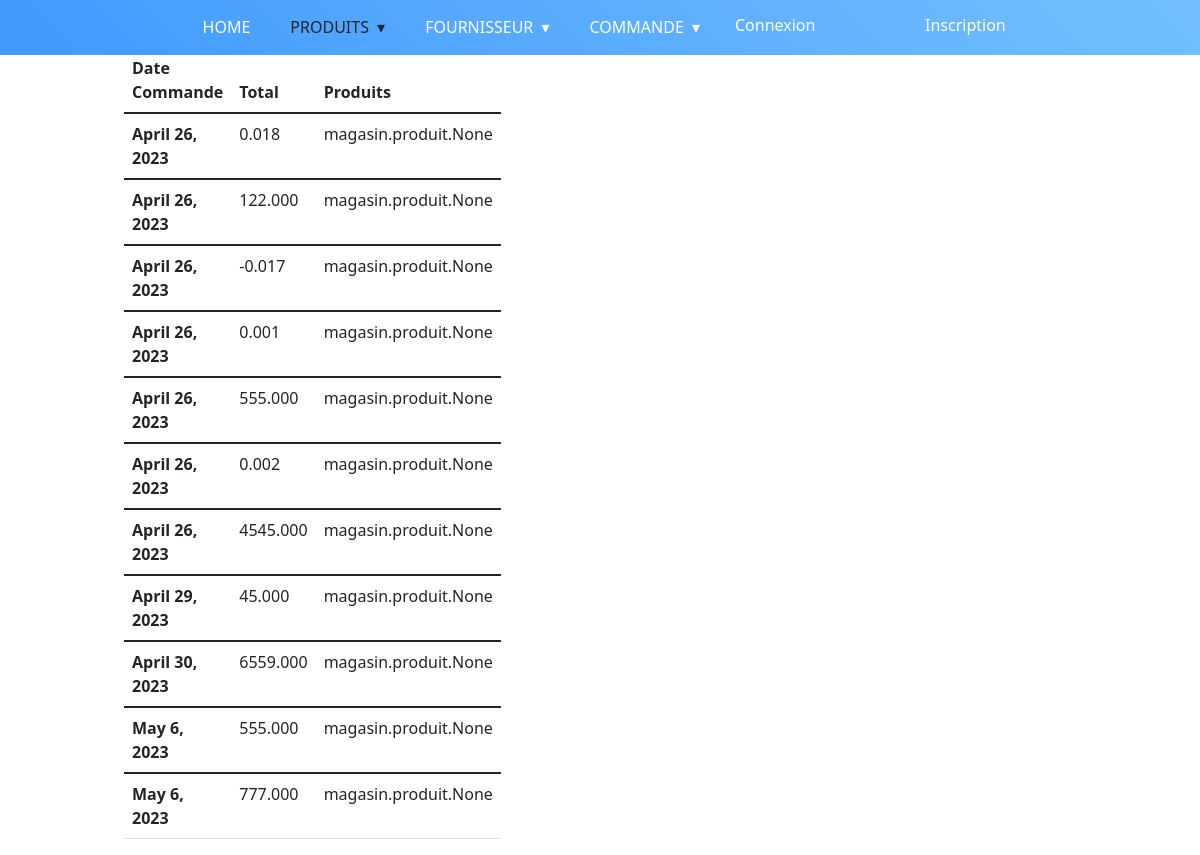
The app's page /magasin/listcom/ with its own data.
### magasin/models.py (models this page shows, shortened)
class Commande(models.Model):
    dateCde=models.DateField(null=True,default=Date.today)
    totalCde=models.DecimalField(max_digits=10,decimal_places=3)
    produits = models.ManyToManyField('produit')

### magasin/views.py (the view)
# urls.py: path('listcom/',views.listcom,name='listcom'),
def listcom(request):
    cmds=Commande.objects.all()
    context={'cmds':cmds}
    return render(request,'magasin/lsc.html',context)

### magasin/templates/magasin/lsc.html (shortened to what this page needs)
{% include  "magasin/base.html" %}
{% block content %}
        <link rel="stylesheet" href="https://cdn.jsdelivr.net/npm/bootstrap@5.1.3/dist/css/bootstrap.min.css">
                <div class="container">
                    <div class="row">
                      <table class="table">
                        <thead>
                          <tr>
                            <th scope="col">Date Commande </th>
                            <th scope="col">Total</th>
                            <th scope="col">Produits</th>
                          </tr>
                        </thead>
                        {% for cmd in cmds %}
                            <tbody>
                              <tr>
                                <th scope="row">
                                  {{cmd.dateCde}}</th>
                                <td>{{cmd.totalCde}}</td>
                                <td>{{cmd.produits}}</td>
                              </tr>
                            </tbody>
                {% endfor %}
              </table>
  </div>
                </div>
{% endblock  %}

### magasin/templates/magasin/base.html (shortened to what this page needs)
{% load static %}
<!DOCTYPE html>
<html>
<head>
{% block styles %}
<link rel='stylesheet' type='text/css' media='screen'
href="https://cdn.jsdelivr.net/npm/bootstrap@5.3.0-alpha1/dist/css/bootstrap.min.css
" rel="stylesheet">
<link rel='stylesheet' type='text/css' media='screen'
href="{% static 'css/base.css'%}">
 {% endblock %}
</head>
<body>
    {% block content %}
    <section class="navigation">
      <div class="nav-container">
        <nav>
          <ul class="nav-list">
            <li>
              <a href="{% url 'home_page' %}">HOME</a>
            </li>
           <li>
              <a >PRODUITS</a>
            </li>
            <li>
              <a href="#!">FOURNISSEUR</a>
            </li>
            <li>
              <a href="#!">COMMANDE</a>
              </li>
              <li>
              <ul class="nav-list">
                {% if user.is_authenticated %}
                <li>
                <a  href="#">{{user}}</a>
                </li>
                <li>
                <a  href="{% url 'logout' %}">Déconnexion</a>
                </li>{% else %}
                <li>
                <a  href="#">Connexion</a>
                </li>
                <li>
                  <a href="{% url 'register' %}">Inscription</a>
                </li>
                {% endif %}
              </li>
                </ul>
        </nav>
      {% endblock %}
    </body>
</html>

### magasin/templates/magasin/base.html (style rules this page uses)
body { margin: 0; padding: 0; font-family: 'Roboto', sans-serif; }
.navigation { height: 55px; background: linear-gradient(45deg, #4199fe, #74c0fe); }
.nav-container { max-width: 1000px; margin: 0 auto; }
nav { float: right; }
nav ul { list-style: none; margin: 0; padding: 0; }
nav ul li { float: left; position: relative; }
nav ul li a,nav ul li a:visited { display: block; padding: 0 20px; line-height: 55px; color: #fff; background: #262626 ; text-decoration: none; }
nav ul li a { background: transparent; color: #FFF; }
nav ul li a:not(:only-child):after, nav ul li a:visited:not(:only-child):after { padding-left: 4px; content: ' \025BE'; }
nav ul li ul li { min-width: 190px; }
nav ul li ul li a { padding: 15px; line-height: 20px; }

### records on screen
Commande: dateCde "April 26, 2023", totalCde "0.018", produits "magasin.produit.None"
Commande: dateCde "April 26, 2023", totalCde "122.000", produits "magasin.produit.None"
Commande: dateCde "April 26, 2023", totalCde "-0.017", produits "magasin.produit.None"
Commande: dateCde "April 26, 2023", totalCde "0.001", produits "magasin.produit.None"
Commande: dateCde "April 26, 2023", totalCde "555.000", produits "magasin.produit.None"
Commande: dateCde "April 26, 2023", totalCde "0.002", produits "magasin.produit.None"
Commande: dateCde "April 26, 2023", totalCde "4545.000", produits "magasin.produit.None"
Commande: dateCde "April 29, 2023", totalCde "45.000", produits "magasin.produit.None"
Commande: dateCde "April 30, 2023", totalCde "6559.000", produits "magasin.produit.None"
Commande: dateCde "May 6, 2023", totalCde "555.000", produits "magasin.produit.None"
Commande: dateCde "May 6, 2023", totalCde "777.000", produits "magasin.produit.None"
